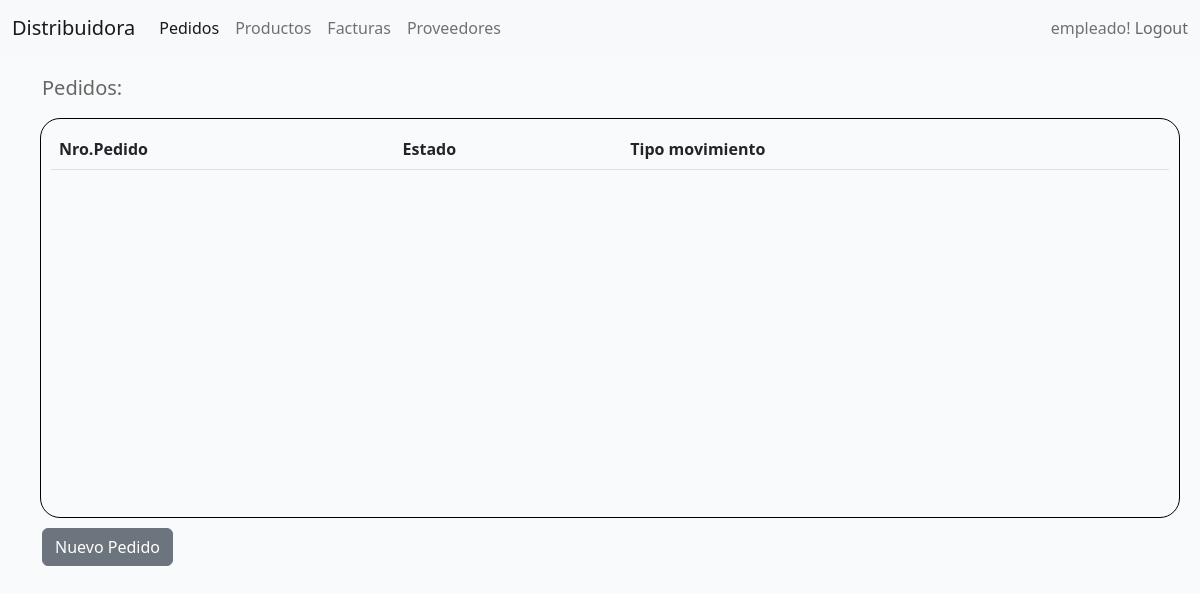
Before: /pedidos/ (signed in) with the older database file.
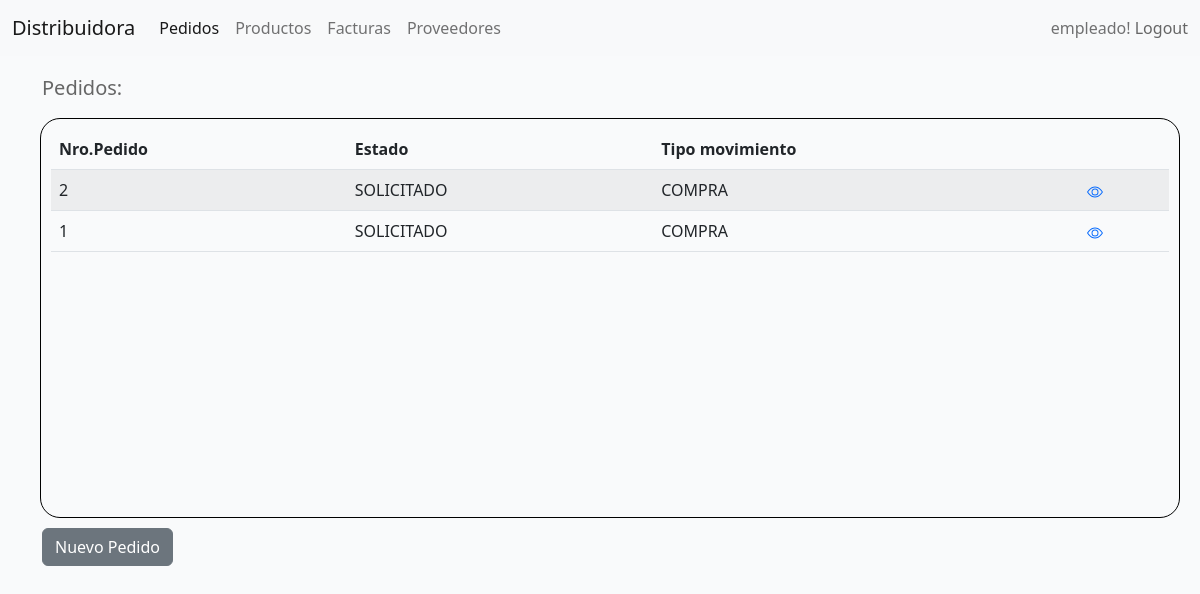
After: the same page with the newer database file.
### distribuidora_app/models.py (models this page shows, shortened)
class BasicModel(models.Model):
    id=models.AutoField(primary_key= True)
    state = models.BooleanField('Estado', default=True)
    created_date= models.DateField('Fecha de creación',auto_now=False, auto_now_add=True)
    modified_date= models.DateField('Fecha de modificación',auto_now=True, auto_now_add=False)
    deleted_date= models.DateField('Fecha de eliminación',auto_now=True, auto_now_add=False)
    class Meta:
        abstract = True
        verbose_name='Modelo Base'
        verbose_name_plural='Modelos Base'

class PedidoModel (BasicModel):
    TYPE_CHOICES = (
        ('SOLICITADO', 'SOLICITADO'),
        ('CONFIRMADO', 'CONFIRMADO'),
        ('EN PREPARACION', 'EN PREPARACION'),
        ('ANULADO', 'ANULADO'),
        ('EN REPARTO', 'EN REPARTO'),
        ('ENTREGADO', 'ENTREGADO')
    )
    estado = models.CharField(verbose_name='Estado ', choices=TYPE_CHOICES, max_length=20)
    proveedor = models.ForeignKey(ProveedorModel,on_delete=models.CASCADE)
    usuario = models.ForeignKey(User,on_delete=models.CASCADE)
    TYPE_PEDIDO=(('COMPRA','COMPRA'),('VENTA','VENTA'))
    tipo_pedido= models.CharField(verbose_name='Tipo de pedido',choices=TYPE_PEDIDO,max_length=10)
    class Meta:
        verbose_name='Pedido'
        verbose_name_plural= 'Pedidos'

### distribuidora_app/views.py (the view)
# urls.py: path('pedidos/',PedidosView.as_view(),name='pedidos'),
class PedidosView(View):
    def get (self,request,*args,**kwargs):
        HAS_ACCESS=False
        usuario = self.request.user
        context={}
        if usuario.is_authenticated and usuario.is_active:
            if usuario.has_perm('distribuidora_app.view_pedidomodel'):
                HAS_ACCESS=True
                if usuario.is_staff : #empleados
                    pedidos_list=PedidoModel.objects.filter(state=True).order_by('-id')
                else :
                    if usuario.perfil.is_proveedor:
                        pedidos_list=PedidoModel.objects.filter(state=True,proveedor=usuario.perfil.proveedor).order_by('-id')
                    elif usuario.perfil.is_cliente:
                        pedidos_list=PedidoModel.objects.filter(state=True,usuario=usuario).order_by('-id')
                context['HAS_ACCESS']= HAS_ACCESS
                context['pedidos_list']=pedidos_list
                return render(request,'app/pedidos/pedidos.html',context )
            else:
                return redirect ('no_autorizado')
        else:
            return redirect ('landing_home')

### distribuidora_app/templates/app/pedidos/pedidos.html (shortened to what this page needs)
{%extends 'core_template/base_generic.html' %}
{%load static%}
{%block css%}
<link href="{% static 'css/proveedores.css' %}" rel="stylesheet" type="text/css" >
{%endblock%}
{%block content%}
{% if  HAS_ACCESS %}
<div class="container  ">
    <div class="row ">
        <h5>Pedidos:</h5>
        <div class="col col-12 tabla_proveedores ">
            <table class="table table-striped ">
                <thead>
                    <tr>
                        <th>
                            Nro.Pedido
                        </th>
                        <th>
                            Estado
                        </th>
                        <th>
                            Tipo movimiento
                        </th>
                        <th>
                        </th>
                    </tr>
                </thead>
                <tbody>
                    {%if pedidos_list%}
                        {%for pedido in pedidos_list%}
                    <tr>
                        <td>
                            {{pedido.id}}
                        </td>
                        <td>
                            {{pedido.estado}}
                        </td>
                        <td>
                            {{pedido.tipo_pedido}}
                        </td>
                        <td>
                            <a href="{%url 'pedidos_detalle' pedido.id  %}">
                            </a>
                        </td>
                    </tr>
                        {%endfor%}
                    {%endif%}
                </tbody>
              </table>
        </div>
    </div>
<a href="{%url 'pedido_create'%}" class="btn btn-secondary">Nuevo Pedido</a>
</div>
{%endif%}
{%endblock%}

### distribuidora/templates/core_template/base_generic.html (shortened to what this page needs)
<!DOCTYPE html>
<html lang="en">
<head>
    {%load static%}
    <link href="https://cdn.jsdelivr.net/npm/bootstrap@5.2.0/dist/css/bootstrap.min.css" rel="stylesheet">
    <link href="{% static 'css/base.css' %}" rel="stylesheet" type="text/css" >
    {%block css%}
    {%endblock%}
</head>
<body>
    {% if request.user.is_authenticated %}
        {% include "app/nav.html" %}
    {% endif%}
    {%block content%}
    {% endblock %}
</body>
</html>

### distribuidora_app/templates/app/nav.html (shortened to what this page needs)
<header>
    <nav class="navbar navbar-expand-lg bg-light">
        <div class="container-fluid">
          <a class="navbar-brand" href="{%url 'home-app'%}">Distribuidora</a>
          <div class="collapse navbar-collapse" id="navbarText">
            <ul class="navbar-nav me-auto mb-2 mb-lg-0">
              {% if perms.distribuidora_app.view_pedidomodel %}
              <li class="nav-item">
                <a class="nav-link {% if request.path == '/pedidos/'  or request.path == '/pedidos_create/'%} active {% endif %}" aria-current="page" href="{%url 'pedidos'%}">Pedidos</a>
              </li>
              {%endif%}
              {% if perms.distribuidora_app.view_productomodel %}
              <li class="nav-item">
                <a class="nav-link {% if request.path == '/productos/' %} active {% endif %} " aria-current="page" href="{%url 'productos'%}">Productos</a>
              </li>
              {%endif%}
              <li class="nav-item">
                <a class="nav-link" href="#">Facturas</a>
              </li>
              {% if request.user.is_staff %}
              {% if perms.distribuidora_app.view_proveedormodel %}
              <li class="nav-item">
                <a class="nav-link {% if request.path == '/proveedores/' %} active {% endif %}" href="{%url 'proveedores'%}">Proveedores</a>
              </li>
              {%endif%}
              {%endif%}
            </ul>
            <span class="navbar-text">
                {{request.user}}!
            </span>
            <span><a class="nav-link" href="{%url 'logout'%}">&nbspLogout</a></span>
          </div>
        </div>
      </nav>
</header>

### distribuidora/static/css/base.css (style rules this page uses)
body { color: #666; background-color:rgba(199, 215, 221, 0.1) ; }

### distribuidora_app/static/css/proveedores.css (style rules this page uses)
.tabla_proveedores { width: 100%; border: 1px solid black; height: 400px; margin: 10px; padding: 10px; overflow-y: scroll; border-radius: 20px; }
.container .row h5 { margin-top: 20px; }

Changed rows visible on the page:
added PedidoModel: id "2", estado "SOLICITADO", tipo_pedido "COMPRA"
added PedidoModel: id "1", estado "SOLICITADO", tipo_pedido "COMPRA"
